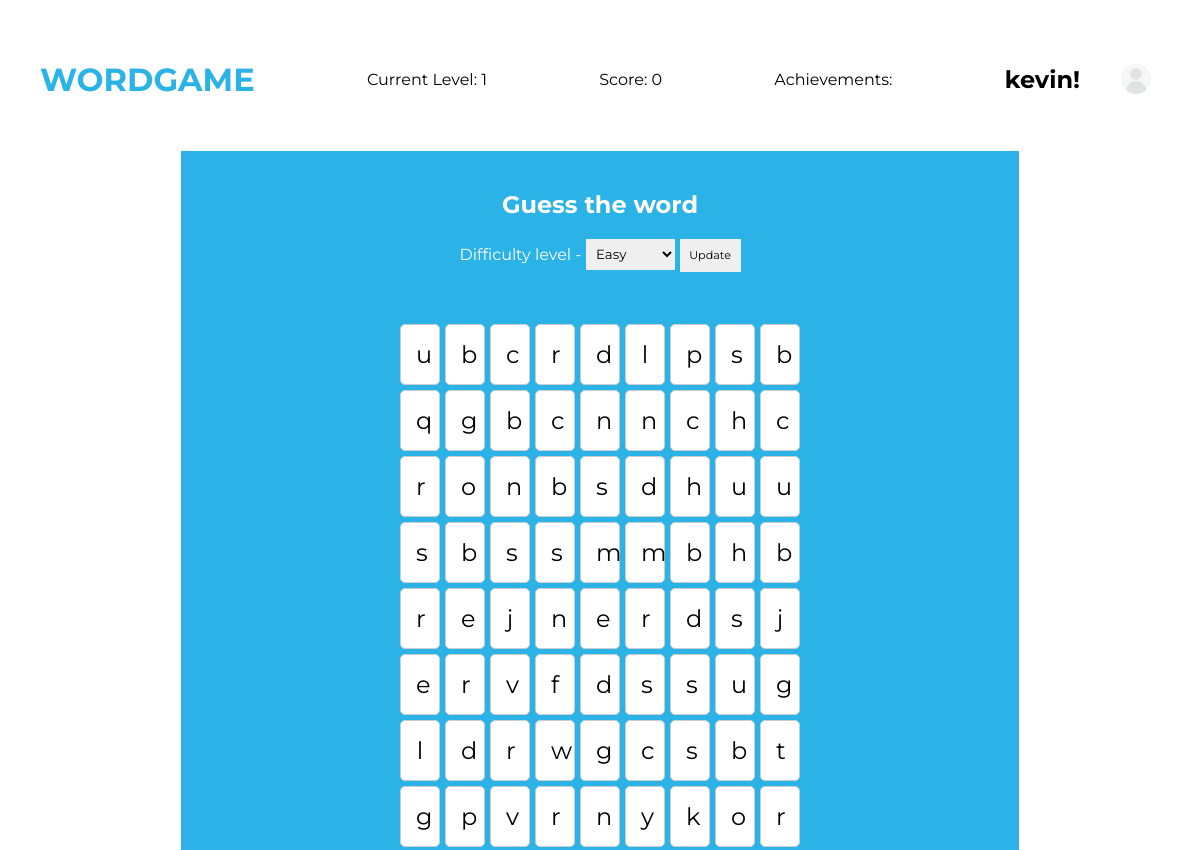
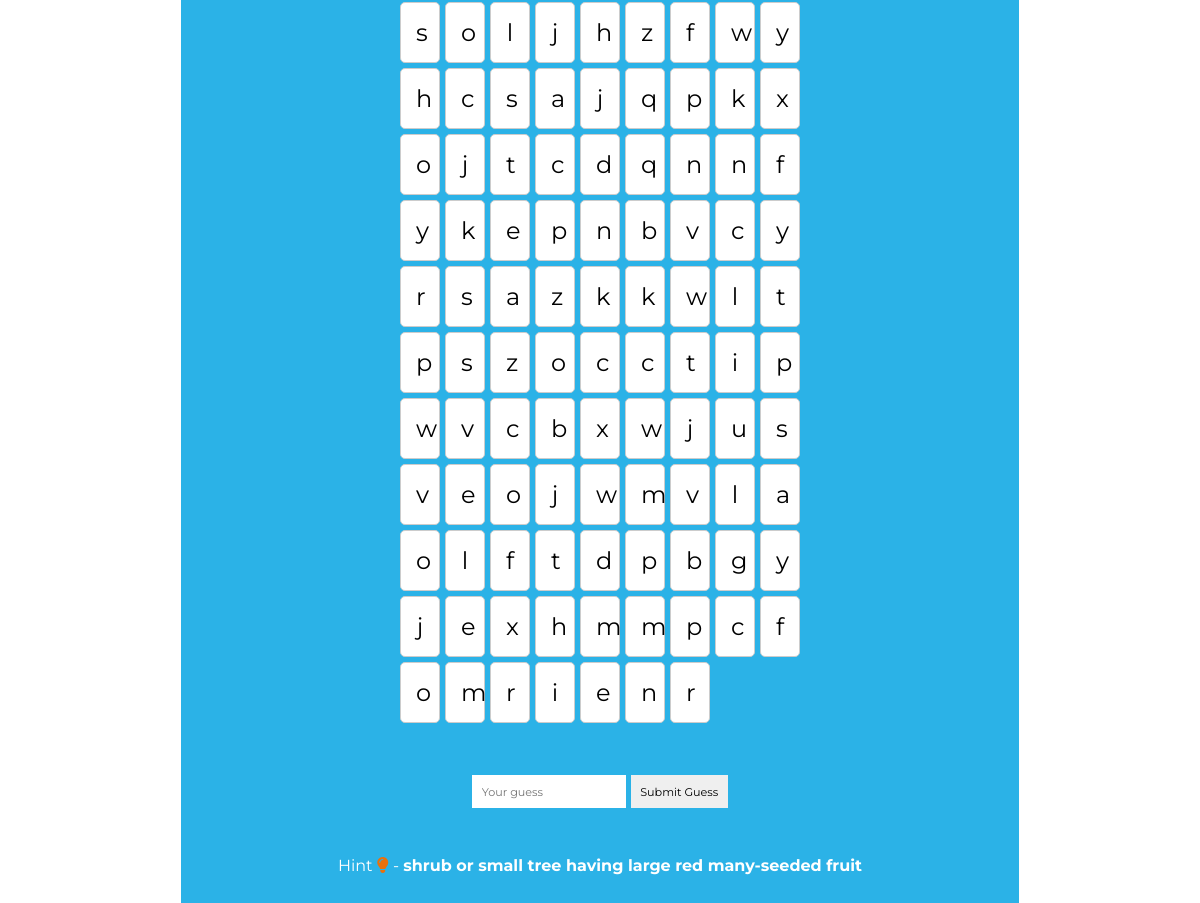
Screenshot of /game/play/ (signed in) with the database file from the repository (2 pictures, top to bottom).
### users/models.py (models this page shows, shortened)
class CustomUser(AbstractUser):
    current_level = models.IntegerField(default=1)  # Tracks the current level user is on
    total_score = models.IntegerField(default=0)  # Cumulative score
    achievements = models.ManyToManyField('gameplay.Achievement', related_name="users", blank=True)  # Proper ManyToMany relation for achievements
    profile_image = models.ImageField(upload_to='profile_images/', blank=True, null=True)

### gameplay/models.py (models this page shows, shortened)
class Word(models.Model):
    word = models.CharField(max_length=100, unique=True)
    definition = models.TextField()
    difficulty = models.IntegerField(default=1)

### gameplay/views.py (the view, shortened to what this page needs)
# urls.py: path('play/', views.play_game, name='play_game'),
@login_required
def play_game(request):
    selected_difficulty = request.GET.get('difficulty')
    if selected_difficulty is None:
        selected_difficulty = 1
    try:
        numeric_difficulty = int(selected_difficulty)
    except ValueError:
        return HttpResponse(f"Invalid difficulty level: {selected_difficulty}", status=400)
    game_level = GameLevel.objects.filter(difficulty=numeric_difficulty).first()
    if game_level is None:
        return HttpResponse("No game level found", status=404)
    words = Word.objects.filter(difficulty=numeric_difficulty)  # Use numeric directly
    score = request.session.get('score', 0)
    random_word = None
    result = None
    if 'current_word' in request.session:
        random_word = Word.objects.get(id=request.session['current_word'])
    else:
        random_word = random.choice(words)
        request.session['current_word'] = random_word.id
        request.session['attempts'] = 0
        request.session['streak'] = 0
        request.session['score'] = 0
    grid_size = determine_grid_size(random_word.word)
    grid = create_word_grid(grid_size, random_word.word)
    return render(request, 'gameplay/game.html', {
        'random_word': random_word,
        'grid': grid,
        'result': result,
        'score': score,
        'difficulty': numeric_difficulty,  # Use numeric directly
    })

### gameplay/views.py (called while the page is built)
def determine_grid_size(word):
    return max(len(word) + 2, 5)  # Ensure a minimum grid size of 5

### gameplay/templates/gameplay/game.html (shortened to what this page needs)
{% load static %}
<!DOCTYPE html>
<html lang="en">
<head>
</head>
<body>
    <nav>
        <h1><a href="{%url 'home' %}">WORDGAME</a></h1>
        <p>Current Level: {{ user.current_level }}</p>
        <p>Score: {{ score }}</p>
        <p>Achievements: </p>
        <div class="user">
            <h2>{{ user.username }}!</h2>
            {% if user.profile_image %}
                <img src="{{ user.profile_image.url }}" alt="Profile Picture" />
            {% else %}
                <img src="{% static 'images/default-profile.jpg' %}" alt="Default Profile Picture" />
            {% endif %}
        </div>
    </nav>
    <div class="game-content">
        <div class="game-container">
            <form method="GET" action="{% url 'play_game' %}">
                <h2>Guess the word</h2>
                <label for="difficulty">Difficulty level - </label>
                <select name="difficulty" id="difficulty" class="diff-box">
                    <option value="1" {% if difficulty == '1' %}selected{% endif %}>Easy</option>
                </select>
                <button type="submit">Update</button>
            </form>
            <div class="grid">
                {% for row in grid %}
                    {% for letter in row %}
                        <div class="grid-item">{{ letter }}</div>
                    {% endfor %}
                {% endfor %}
            </div>
            {% if random_word %}
                <form method="POST" class="game-form">
                    <input type="text" name="user_guess" placeholder="Your guess" required>
                    <button type="submit">Submit Guess</button>
                </form>
                <p class="hint">Hint <i class="fa-solid fa-lightbulb hint-bulb"></i> - <strong>{{ random_word.definition }}</strong></p>
            {% else %}
                <p>Please select a difficulty level to start the game.</p>
            {% endif %}
        </div>
    </div>
</body>
</html>

### gameplay/templates/gameplay/game.html (style rules this page uses)
* { transition: 0.3s ease all; }
body { font-family: "Montserrat", serif; }
nav { display: flex; align-items: center; justify-content: space-between; padding: 2rem; }
nav h1 a { color: #2bb2e7; font-size: 2rem; text-decoration: none; }
nav img { max-width: 3rem; }
nav .user { display: flex; align-items: center; gap: 2rem; }
i.hint-bulb { color: rgb(233, 112, 13); }
.game-content { width: 100%; display: flex; justify-content: center; align-items: center; }
.game-content .game-container { display: flex; flex-direction: column; align-items: center; gap: 2rem; width: 50rem; background-color: #2bb2e7; border: none; color: #fff; padding: 1.2rem; }
form { font-family: "Montserrat", serif; text-align: center; }
.game-form input, button { font-family: "Montserrat", serif; padding: 0.6rem; border: none; outline: none; color: #000000; font-size: 0.7rem; }
.diff-box { font-family: "Montserrat", serif; padding: 0.4rem; border: none; outline: none; }
.grid { display: grid; grid-template-columns: repeat(auto-fill, minmax(40px, 1fr)); gap: 5px; margin: 20px auto; max-width: 400px; }
.grid-item { background-color: #fff; color: #000000; border: 1px solid #ccc; border-radius: 5px; padding: 15px; font-size: 1.5em; text-align: center; transition: background-color 0.3s; }

### rows the page displays
CustomUser: current_level "1", username "kevin"
Word: definition "shrub or small tree having large red many-seeded fruit"

### other values shown
{{ score }} "0"
{{ letter }} "u" "b" "c" "r" "d" "l" "p" "s" "b" "q" "g" "b" "c" "n" "n" "c" "h" "c" "r" "o" "n" "b" "s" "d" "h" "u" "u" "s" "b" "s" "s" "m" "m" "b" "h" "b" "r" "e" "j" "n" "e" "r" "d" "s" "j" "e" "r" "v" "f" "d" "s" "s" "u" "g" "l" "d" "r" "w" "g" "c" "s" "b" "t" "g" "p" "v" "r" "n" "y" "k" "o" "r" "s" "o" "l" "j" "h" "z" "f" "w" "y" "h" "c" "s" "a" "j" "q" "p" "k" "x" "o" "j" "t" "c" "d" "q" "n" "n" "f" "y" "k" "e" "p" "n" "b" "v" "c" "y" "r" "s" "a" "z" "k" "k" "w" "l" "t" "p" "s" "z" "o" "c" "c" "t" "i" "p" "w" "v" "c" "b" "x" "w" "j" "u" "s" "v" "e" "o" "j" "w" "m" "v" "l" "a" "o" "l" "f" "t" "d" "p" "b" "g" "y" "j" "e" "x" "h" "m" "m" "p" "c" "f" "o" "m" "r" "i" "e" "n" "r"
